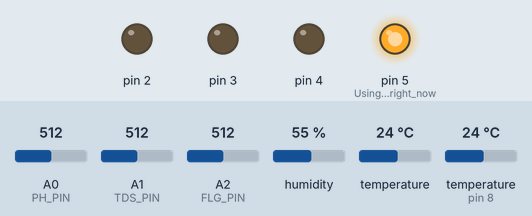
This sketch was run on a simulated Arduino Uno, built with avr-gcc and run on an emulated ATmega328P. On the bench: output pins drawn as LEDs (lit = HIGH). Inputs (shaded band) come from the test bench; at power-on: A0 (PH_PIN) = 512, A1 (TDS_PIN) = 512, A2 (FLG_PIN) = 512, humidity 55 %, temperature 24 °C, temperature (sensor on pin 8) 24 °C. The local clock reads 2024-03-15 10:24:30 at power-on unless the sketch sets it; pins used as bus, display or sensor lines are not drawn; what the sketch prints to the serial monitor is not drawn.

Above: at 0.1 s.
At 3.1 s:
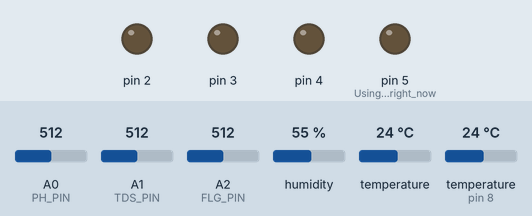
Timing chart, 0 to 4.6 s (numbered marks = the images above):
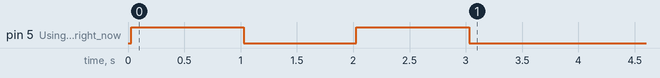

The sketch:

hydro-uno.ino
```cpp
/*          SPI CONNECTIONS
    GPIO    NodeMCU   Name  |   Uno
   ===================================
     15       D8       SS   |   D10
     13       D7      MOSI  |   D11
     12       D6      MISO  |   D12
     14       D5      SCK   |   D13
*/
// Analog Pins
#define PH_PIN A0
#define TDS_PIN A1
#define FLG_PIN A2

//Digital Pins
#define ONE_WIRE_BUS 8          // Data wire is conntec to the Arduino digital pin 4
#define MOTOR_DATA 7
#define MOTOR_CLK 6

#define MAX_SENSOR 6

//#include <Adafruit_BMP085.h>  // BMP180 Air Pressure Sensor
#include <DFRobot_PH.h>         // DFTRobot Analog pH Sensor
#include <OneWire.h>
#include <Adafruit_Sensor.h>
#include <Adafruit_AHTX0.h>
#include <DallasTemperature.h>
#include <EEPROM.h>
#include <ThreeWire.h>
#include <RtcDS1302.h>
#include <SPI.h>

// Setup a oneWire instance to communicate with any OneWire devices
OneWire oneWire(ONE_WIRE_BUS);
// Pass our oneWire reference to Dallas Temperature sensor
DallasTemperature obj_tempSensor(&oneWire);

//Real-time Clock Module
ThreeWire threeWire(6, 7, 9);   // DATA, CLK, RST
RtcDS1302<ThreeWire> Rtc(threeWire);

//Adafruit_BMP085 bmp;
DFRobot_PH ph;

//Adafruit AHT10 settings
Adafruit_AHTX0 aht10;
sensors_event_t aht10Temp, aht10Hum;

//Current and ref sensor values
float temp = 30.0f;
float pH_ = 0.0f;
float pres = 2.21f;
float tds_ = 2.0f;
float ff_ = 1.0f;
float hum = 0.0f;

float refTemp = 17.3f;
float refpH = 8.8f;
float refPres = 5.09f;
float refTDS = 313.0f;
float refFF = 32.0f;
float refHum = 73.0f;

float margin_Temp = 1.0f;
float margin_Hum = 3.0f;
/////////////MOTOR/////////////
uint8_t mtrID = 0b00000000;
uint8_t o_mtrID = 0b00000001;
uint16_t mtrData = 0b1010101010101010;
uint16_t o_mtrData = 0b0101010101010101;

struct Sensor {
  const char* name;

  float ref;
  float margin;

  float value;

  uint8_t upMotorID;
  uint8_t downMotorID;

  bool increaseEnabled;
  bool decreaseEnabled;

  float minValue;
  float maxValue;

  int increasePin;
  int decreasePin;
};

enum {
  IDX_TEMP = 0,
  IDX_HUM,
  IDX_PH,
  IDX_PRESS,
  IDX_TDS,
  IDX_FF
};

Sensor sensors[MAX_SENSOR] = {
  { "Temperature Sensor", 30.0f, 1.0f, 0, 40, 45, false,  false, 25.0f, 45.0f,  2, 3  },
  { "Humidity Sensor",    73.0f, 3.0f, 0, 50, 55, false,  false, 30.0f, 90.0f,  4, 0  },
  { "pH Sensor",          8.8f,  1.0f, 0, 60, 65, false,  false, 4.0f,  9.0f,   0, 0  },
  { "Pressure Sensor",    5.09f, 1.0f, 0, 70, 75, false,  false, 0.5f,  3.0f,   0, 0  },
  { "TDS Sensor",         313.0f,1.0f, 0, 80, 85, false,  false, 20.0f, 100.0f, 0, 0  },
  { "Air Quality Sensor", 32.0f, 1.0f, 0, 90, 95, false,  false, 50.0f, 600.0f, 0, 0  },
};
///////////////////// SPI ////////////////////////
class ESPMaster {
private:
  uint8_t _ss_pin;
  void _pulseSS() {
    digitalWrite(_ss_pin, HIGH);
    delayMicroseconds(5);
    digitalWrite(_ss_pin, LOW);
  }

public:
  ESPMaster(uint8_t pin)
    : _ss_pin(pin) {}
  void begin() {
    pinMode(_ss_pin, OUTPUT);
    _pulseSS();
  }

  void readData(uint8_t *data) {
    _pulseSS();
    SPI.transfer(0x03);
    SPI.transfer(0x00);
    for (uint8_t i = 0; i < 32; i++) { data[i] = SPI.transfer(0); }
    _pulseSS();
  }

  void writeData(uint8_t *data, size_t len) {
    uint8_t i = 0;
    _pulseSS();
    SPI.transfer(0x02);
    SPI.transfer(0x00);
    while (len-- && i < 32) { SPI.transfer(data[i++]); }
    while (i++ < 32) { SPI.transfer(0); }
    _pulseSS();
  }

  String readData() {
    char data[33];
    data[32] = 0;
    readData((uint8_t *)data);
    return String(data);
  }

  void writeData(const char *data) {
    writeData((uint8_t *)data, strlen(data));
  }
};

ESPMaster esp(SS);

void sendESP(const char *message) {
  esp.writeData(message);
  delay(10);
  String retData = String(esp.readData());
  float retDataF = retData.toFloat();
  //Serial.print("Master: ");
  //Serial.println(message);
  //Serial.print("Slave: ");
  //Serial.println(retData);
  // Route by header letter: t=temperature, p=pH, r=pressure, d=dissolved solids (tds), f=particle (ff.value), h=humidity, m=margin of error temperature, n=margin of error humidity, e=engin, s=on or off positions for motors
  switch (message[0]) {
    case 't':
      if(retDataF <= sensors[IDX_TEMP].maxValue && retDataF >= sensors[IDX_TEMP].minValue) sensors[IDX_TEMP].ref = retDataF;
      Serial.print("InRef Temp: ");
      Serial.println(sensors[IDX_TEMP].ref);
      break;
    case 'p':
      if(retDataF <= sensors[IDX_PH].maxValue && retDataF >= sensors[IDX_PH].minValue) sensors[IDX_PH].ref = retDataF;
      Serial.print("InRef pH: ");
      Serial.println(sensors[IDX_PH].ref);
      break;
    case 'r':
      if(retDataF <= sensors[IDX_PRESS].maxValue && retDataF >= sensors[IDX_PRESS].minValue) sensors[IDX_PRESS].ref = retDataF;
      Serial.print("InRef Pressure: ");
      Serial.println(sensors[IDX_PRESS].ref);
      break;
    case 'd':
      if(retDataF <= sensors[IDX_TDS].maxValue && retDataF >= sensors[IDX_TDS].minValue) sensors[IDX_TDS].ref = retDataF;
      Serial.print("InRef TDS: ");
      Serial.println(sensors[IDX_TDS].ref);
      break;
    case 'f':
      if(retDataF <= sensors[IDX_FF].maxValue && retDataF >= sensors[IDX_FF].minValue) sensors[IDX_FF].ref = retDataF;
      Serial.print("InRef Particle: ");
      Serial.println(sensors[IDX_FF].ref);
      break;
    case 'h':
      if(retDataF <= sensors[IDX_HUM].maxValue && retDataF >= sensors[IDX_HUM].minValue) sensors[IDX_HUM].ref = retDataF;
      Serial.print("InRef Humidity: ");
      Serial.println(sensors[IDX_HUM].ref);
      break;
    case 'e':
      //Motor Adjutment Values
      String retDataStr = retData;
      String motorIDStr = retDataStr.substring(0, retData.indexOf(':'));
      String motorDataStr = retDataStr.substring(retData.indexOf(':') + 1);
      mtrID = motorIDStr.toInt();
      mtrData = motorDataStr.toInt();

      Serial.print("Motor ID: ");
      Serial.println(mtrID);
      Serial.print("Motor Data: ");
      Serial.println(mtrData);
      break;
    case 's':       // No process needed for switch flag send
      break;
    default:
      Serial.print("No respond message: ");
      Serial.println(retData);
      Serial.println("");
      break;
  }
  //Serial.println("");
  delay(1);
}

void SPIMasterSetup(){
  SPI.begin();
  SPI.setClockDivider(SPI_CLOCK_DIV8);
  esp.begin();
  sendESP("Hello Slave!");         // Unnecessary
}
///////////////////////// EEPROM //////////////////////
void UpdateEEPROM(){
  union{
    float val;
    uint8_t b[4];   // little-endian -> b[0] LSB
  }conv;

  int eepromAddress = 0;
  for(int i = 0; i < MAX_SENSOR; i++){
    conv.val = sensors[i].ref;
    for(int j = 3; j >= 0; j--){
      EEPROM.update(eepromAddress++, conv.b[j]);
    }
  }
}

void EEPROMSetup(){
  union{
    uint32_t u;
    float f;
  } conv;

  int eepromAddress = 0;

  for(int i = 0; i < MAX_SENSOR; i++){
    conv.u = 0;
    for (int j = 0; j < 4; j++) {
        uint8_t eByte = EEPROM.read(eepromAddress++);
        conv.u = (conv.u << 8) | eByte;
    }
    sensors[i].ref = conv.f;
  }

}

//////////////////////////////////////////////////////

void PinConfiguration(){
  pinMode(2, OUTPUT);
  pinMode(3, OUTPUT);
  pinMode(4, OUTPUT);
  pinMode(5, OUTPUT);       // Using for LEDs right now
}

void RTCSetup(){
  Rtc.Begin();

  //Taking inital time from PC
  RtcDateTime cdt = RtcDateTime(__DATE__, __TIME__);

  //Taking initial time manually
  //RtcDateTime cdt = RtcDateTime("Dec 11 2025", "14:40:00");

  Rtc.SetDateTime(cdt);

  // Check for pin correctness
  digitalWrite(5, HIGH);
  delay(1000);
  digitalWrite(5, LOW);
  delay(1000);
  digitalWrite(5, HIGH);
  delay(1000);
  digitalWrite(5, LOW);
}

void setup() {
  // put your setup code here, to run once:
  Serial.begin(9600);
  PinConfiguration();
  EEPROMSetup();
  obj_tempSensor.begin();    //OneWire temperature sensor
 	SPIMasterSetup();
  RTCSetup();

  //if(!bmp.begin()){
  //  Serial.println("BMP180 not found!");
  //}

  // Manuel Motor Adjustment
  //pinMode(MOTOR_DATA, OUTPUT);
  //pinMode(MOTOR_CLK, OUTPUT);
  //digitalWrite(MOTOR_DATA, LOW);
  //digitalWrite(MOTOR_CLK, LOW);

  while (aht10.begin() != true) //for ESP-01 use aht10.begin(0, 2);
  {
    Serial.println(F("AHT1x not connected or fail to load calibration coefficient")); //(F()) save string to flash & keeps dynamic memory free

    delay(2000);
  }


  delay(3000);
}

void loop() {         // temperature.value/100, alt/100
  // put your main code here, to run repeatedly:

  // Manuel Motor Adjustment
  /*
  if((o_mtrID != mtrID) || (o_mtrData != mtrData)){
    uint8_t mtrData_L = mtrData & 0b11111111;
    uint8_t mtrdData_H = mtrData >> 8;
    AdjustMotors(mtrID);
    AdjustMotors(mtrData_L);
    AdjustMotors(mtrdData_H);
    o_mtrID = mtrID;
    o_mtrData = mtrData;
  }
  */

  ReadSensors();
  processMotors();
  SendStatesToESP();
  UpdateEEPROM();
  CheckRealTime();
}

void CheckRealTime(){
  RtcDateTime pdt = Rtc.GetDateTime();
  Serial.println("---DateTime---");
  printDateTime(pdt);
  Serial.println("--------------");
  if(pdt.Hour() >= 6 && pdt.Hour() < 20){
    digitalWrite(5, HIGH);
  }else{
    digitalWrite(5, LOW);
  }
}

// NOT USED RIGHT NOW
void printDateTime(const RtcDateTime& dt) {
  //Day of the week
  Serial.print("Day of the week: ");
  if (dt.DayOfWeek() == 1) {
    Serial.println("Monday");
  }
  else if (dt.DayOfWeek() == 2) {
    Serial.println("Tuesday");
  }
  else if (dt.DayOfWeek() == 3) {
    Serial.println("Wednesday");
  }
  else if (dt.DayOfWeek() == 4) {
    Serial.println("Thursday");
  }
  else if (dt.DayOfWeek() == 5) {
    Serial.println("Friday");
  }
  else if (dt.DayOfWeek() == 6) {
    Serial.println("Saturday");
  }
  else if (dt.DayOfWeek() == 7) {
    Serial.println("Sunday");
  }
  // Current Date
  Serial.print("Current Date: ");
  if (dt.Day() < 10) {
    Serial.print("0");
    Serial.print(dt.Day());
  }
  else {
    Serial.print(dt.Day());
  }

  //one tab
  Serial.print("/");
  if (dt.Month() < 10) {
    Serial.print("0");
    Serial.print(dt.Month());
  }
  else {
    Serial.print(dt.Month());
  }
  Serial.print("/");
  Serial.println(dt.Year());
  //Current Time
  Serial.print("Current Time: ");
  if (dt.Hour() < 10) {
    Serial.print("0");
    Serial.print(dt.Hour());
  }
  else {
    Serial.print(dt.Hour());
  }
  Serial.print(":");
  if (dt.Minute() < 10) {
    Serial.print("0");
    Serial.print(dt.Minute());
  }
  else {
    Serial.print(dt.Minute());
  }

  //one tab
  Serial.print(":");
  if (dt.Second() < 10) {
    Serial.print("0");
    Serial.print(dt.Second());
    Serial.println();
  }else {
    Serial.print(dt.Second());
    Serial.println();
  }
}


void AdjustMotors(uint8_t data){
  for(int i = 0; i < 8; i++){
    bool bit = (data >> i) & 1;
    digitalWrite(MOTOR_DATA, bit);
    digitalWrite(MOTOR_CLK, HIGH);
    delay(1);
    digitalWrite(MOTOR_CLK, LOW);
    delay(1);
  }
}

void ReadSensors(){
  Serial.println("---");
  readOneWire();                    // Temperature
  readpH();                         // pH
  readTDS();                        // Particle (TDS)
  readFlyingFish();
  readHumidity();
}

void SendStatesToESP(){
  String ESPval = "";

  ESPval = "t"+String(sensors[IDX_TEMP].value);
  sendESP(ESPval.c_str());

  ESPval = "p"+String(sensors[IDX_PH].value);
  sendESP(ESPval.c_str());

  ESPval = "d"+String(sensors[IDX_TDS].value);
  sendESP(ESPval.c_str());

  ESPval = "f"+String(sensors[IDX_FF].value);
  sendESP(ESPval.c_str());

  ESPval = "h"+String(sensors[IDX_HUM].value);
  sendESP(ESPval.c_str());

  sendESP("e0");   // Takes motor adjustment values

  //Send Debug Values
  ESPval = "m"+String(sensors[IDX_TEMP].margin);
  sendESP(ESPval.c_str());

  ESPval = "n"+String(sensors[IDX_HUM].margin);
  sendESP(ESPval.c_str());

  ESPval = "s";
  ESPval = ESPval + sumSwitches();
  sendESP(ESPval.c_str());
}

void processMotors(){
  for(int i = 0; i < MAX_SENSOR; i++){

    float curValue = sensors[i].value;
    float refValue = sensors[i].ref;
    float marginValue = sensors[i].margin;
    bool increase = sensors[i].increaseEnabled;
    bool decrease = sensors[i].decreaseEnabled;
    uint8_t up_ID = sensors[i].upMotorID;
    uint8_t down_ID = sensors[i].downMotorID;
    int p_increase = sensors[i].increasePin;
    int p_decrease = sensors[i].decreasePin;

    if(p_increase < 2) continue;          // Pass unused sensors (for debug)

    if((curValue < (refValue - marginValue)) && !increase){
      //AdjustMotors(up_ID);         // Open upMotor
      //AdjustMotors(123);          // Low bits
      //AdjustMotors(0);            // High bits

      //AdjustMotors(down_ID);         // Close downMotor
      //AdjustMotors(5);          // Low bits
      //AdjustMotors(0);            // High bits

      digitalWrite(p_increase, HIGH);
      digitalWrite(p_decrease, LOW);
      sensors[i].increaseEnabled = true;
      sensors[i].decreaseEnabled = false;
    }else if((curValue > (refValue + marginValue)) && !decrease){
      //AdjustMotors(down_ID);           // Open downMotor
      //AdjustMotors(123);            // Low bits
      //AdjustMotors(0);            // High bits

      //AdjustMotors(up_ID);           // Open downMotor
      //AdjustMotors(5);            // Low bits
      //AdjustMotors(0);            // High bits

      digitalWrite(p_increase, LOW);
      digitalWrite(p_decrease, HIGH);
      sensors[i].increaseEnabled = false;
      sensors[i].decreaseEnabled = true;
    }else{
      if(increase && (curValue >= (refValue - marginValue))){
        uint8_t m_ID = sensors[i].upMotorID;
        //AdjustMotors(m_ID);
        //AdjustMotors(5);          // Low bits
        //AdjustMotors(0);            // High bits
        sensors[i].increaseEnabled = false;
        digitalWrite(p_increase, LOW);
      }else if(decrease && (curValue <= (refValue + marginValue))){
        uint8_t m_ID = sensors[i].downMotorID;
        //AdjustMotors(m_ID);
        //AdjustMotors(5);          // Low bits
        //AdjustMotors(0);            // High bits
        sensors[i].decreaseEnabled = false;
        digitalWrite(p_decrease, LOW);
      }
    }
  }
}

String deleteEmptyFlagBits(String flags){
  return flags.substring(16-(MAX_SENSOR*2));
}

String byteToBinary(uint16_t b) {
  String s = "";
  for (int i = 15; i >= 0; i--) {
    s = s + ((b & (1 << i)) ? '1' : '0');
  }
  return s;
}

String sumSwitches(){         // If any motor is ON or OFF
  String flagStr = "";
  uint16_t flags = 0;
  for(int i = 0; i < MAX_SENSOR; i++){
    flags = flags << 1;
    if (sensors[i].increaseEnabled) flags |= 1;
    flags = flags << 1;
    if (sensors[i].decreaseEnabled) flags |= 1;
  }

  flagStr = byteToBinary(flags);
  flagStr = deleteEmptyFlagBits(flagStr);
  Serial.print("Switch Matrix: ");
  Serial.println(flagStr);
  return flagStr;
}

void readOneWire(){
  obj_tempSensor.requestTemperatures();
  Serial.print("Temperature:");
  sensors[IDX_TEMP].value = obj_tempSensor.getTempCByIndex(0) + 1.5;
  Serial.println(sensors[IDX_TEMP].value);

  delay(10);
}

/*
void readBMP(){

  pressure = bmp.readPressure();
  float temperature = bmp.readTemperature();
  bitwiseTemp = temperature * 100;     // So we can get rid of .00
  float alt = bmp.readAltitude();
  bitwiseAlt = alt * 100;

  //Serial.println("Air Pressure:");
  //Serial.println(pressure);

  Serial.println("Temperature BMP:");
  temperature.value = temperature;
  Serial.println(temperature.value);

  //Serial.println("Altitude:");
  //Serial.println(bitwiseAlt);
  //Serial.println("");

  delay(10);
}
*/

void readpH(){
  Serial.print("pH: ");
  float voltage = analogRead(PH_PIN)/1024.0*5000;
  sensors[IDX_PH].value = ph.readPH(voltage, sensors[IDX_TEMP].value) + 0.3;
  Serial.println(sensors[IDX_PH].value);

  delay(10);
}

void readFlyingFish(){
  Serial.print("Flammable Gas: ");
  sensors[IDX_FF].value = analogRead(FLG_PIN);
  Serial.println(sensors[IDX_FF].value);

  delay(10);
}

void readTDS(){
  Serial.print("TDS: ");
  sensors[IDX_TDS].value = analogRead(TDS_PIN);
  Serial.println(sensors[IDX_TDS].value);

  delay(10);
}

void readHumidity(){
  aht10.getEvent(&aht10Hum, &aht10Temp);
  sensors[IDX_HUM].value = aht10Hum.relative_humidity;
  Serial.print("Humudity: ");
  Serial.println(sensors[IDX_HUM].value);

  delay(10);
}
```
